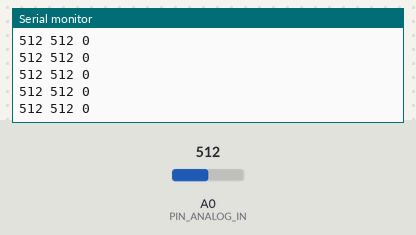
Recording of a sketch running on a simulated Arduino Uno, built with avr-gcc and run on an emulated ATmega328P. On the bench: the last lines printed to the serial monitor. The test bench sets the inputs (shaded band); at power-on: A0 (PIN_ANALOG_IN) = 512.

Above: at 1.2 s.
1.3 s: A0 (PIN_ANALOG_IN) set to 573
At 2.2 s:
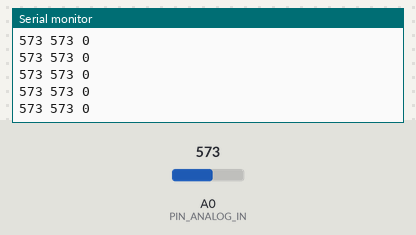
2.8 s: A0 (PIN_ANALOG_IN) set to 591
At 3.8 s:
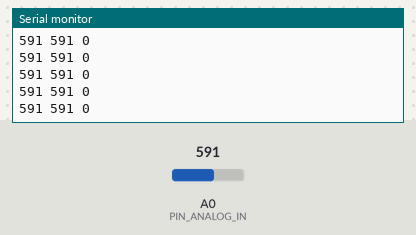
4.3 s: A0 (PIN_ANALOG_IN) set to 651
At 4.9 s:
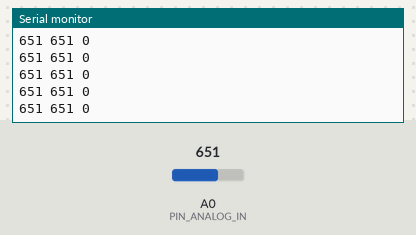
5.8 s: A0 (PIN_ANALOG_IN) set to 670
At 6.8 s:
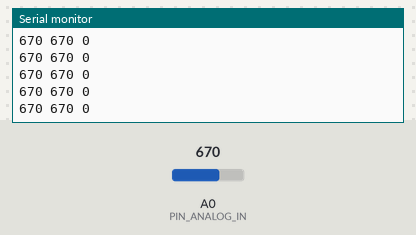
7.3 s: A0 (PIN_ANALOG_IN) set to 714
At 8.3 s:
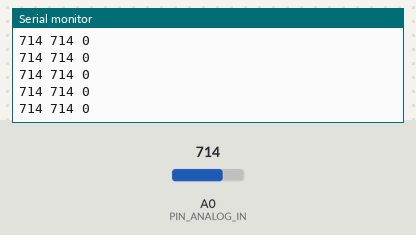
Timing chart, 0 to 10.3 s (numbered marks = the images above; inputs shaded):
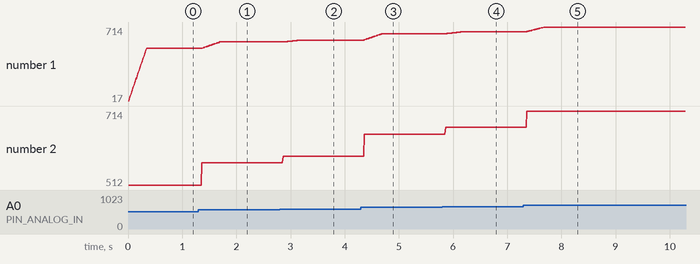

Measured:
- after the input at 1.3 s, the serial monitor: prints a new line after 0.06 s (image 1)
- after the input at 2.8 s, the serial monitor: prints a new line after 0.06 s (image 2)
- after the input at 4.3 s, the serial monitor: prints a new line after 0.06 s (image 3)
- after the input at 5.8 s, the serial monitor: prints a new line after 0.06 s (image 4)
- after the input at 7.3 s, the serial monitor: prints a new line after 0.06 s (image 5)
- plotted number 1: 512 → 573 after the input at 1.3 s, 573 → 591 after the input at 2.8 s, 591 → 651 after the input at 4.3 s, 651 → 670 after the input at 5.8 s, 670 → 714 after the input at 7.3 s
- plotted number 2: 512 → 573 after the input at 1.3 s, 573 → 591 after the input at 2.8 s, 591 → 651 after the input at 4.3 s, 651 → 670 after the input at 5.8 s, 670 → 714 after the input at 7.3 s

The sketch:

gunshot_serial.ino
```cpp
#include <SD.h>

/******************************************************************************
  gunshot_serial.ino
  Gunshot detector serial debugger
  mzec @ BIOM
  2017-03-23
    code available at:
    https://github.com/udruga-biom/gunshot
  based on:
    https://github.com/sparkfun/Sound_Detector
    https://www.arduino.cc/en/tutorial/smoothing
 ******************************************************************************/

// define input pin
#define PIN_ANALOG_IN A0

// parameters, change for different output
const int numReadings = 30; // smoothing window size
const int treshold = 25; // sensitivity of detector
const int numDelay = 10; // delay between readings
const int eventDuration = 200; // delay after sound detection

int readings[numReadings];
int readIndex = 0;
int total = 0;
int average = 0;
unsigned long event = 0;

void setup()
{
  for (int thisReading = 0; thisReading < numReadings; thisReading++) {
    readings[thisReading] = 0;
  }

  Serial.begin(9600);

  // Display status
  Serial.println("Initialized");
}

void loop()
{
  int value;
  String valueString;
  int paf = 0;

  // read the envelope input
  value = analogRead(PIN_ANALOG_IN);

  // smoother
  // subtract the last reading:
  total = total - readings[readIndex];
  // read from the sensor:
  readings[readIndex] = value;
  // add the reading to the total:
  total = total + readings[readIndex];
  // advance to the next position in the array:
  readIndex = readIndex + 1;

  // if we're at the end of the array...
  if (readIndex >= numReadings) {
    // ...wrap around to the beginning:
    readIndex = 0;
  }

  // calculate the average:
  average = total / numReadings;

  if (value - average > treshold) {
    if (millis() - event > eventDuration) {
      event = millis();
      paf = -50;
    }

  }
  Serial.print(average);
  Serial.print(" ");
  Serial.print(value);
  Serial.print(" ");
  Serial.println(paf);

  // pause
  delay(numDelay);
}
```
